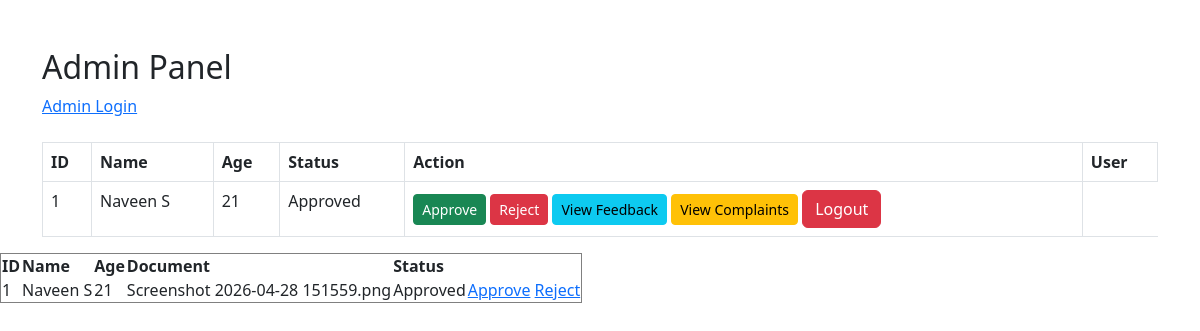
Page /admin (signed in) on the committed database.
### tables this page shows
CREATE TABLE dl_applications(id INTEGER PRIMARY KEY,name TEXT,age INT,doc TEXT,status TEXT, user TEXT);

### app.py (the view)
@app.route('/admin')
def admin():
    if 'admin' not in session:
        return redirect('/admin_login')
    db = get_db()
    data = db.execute("SELECT * FROM dl_applications").fetchall()
    return render_template("admin.html", data=data)

### app.py (called while the page is built)
def get_db():
    conn = sqlite3.connect("database.db")
    conn.row_factory = sqlite3.Row
    return conn

### templates/admin.html
<link href="https://cdn.jsdelivr.net/npm/bootstrap@5.3.0/dist/css/bootstrap.min.css" rel="stylesheet">
<div class="container mt-5">
    <h2>Admin Panel</h2>
    <a href="/admin_login">Admin Login</a>
    <table class="table table-bordered mt-4">
        <tr>
            <th>ID</th>
            <th>Name</th>
            <th>Age</th>
            <th>Status</th>
            <th>Action</th>
            <th>User</th>
        </tr>
        {% for row in data %}
        <tr>
            <td>{{row[0]}}</td>
            <td>{{row[1]}}</td>
            <td>{{row[2]}}</td>
            <td>{{row[4]}}</td>
            <td>
                <a class="btn btn-success btn-sm" href="/update/{{row[0]}}/Approved">Approve</a>
                <a class="btn btn-danger btn-sm" href="/update/{{row[0]}}/Rejected">Reject</a>
                <a href="/view_feedback" class="btn btn-info btn-sm">View Feedback</a>
                <a href="/view_complaints" class="btn btn-warning btn-sm ">View Complaints</a>
                <a href="/logout" class="btn btn-danger">Logout</a>
            </td>
        </tr>
        {% endfor %}
    </table>
</div>
<table border="1">
<tr>
<th>ID</th>
<th>Name</th>
<th>Age</th>
<th>Document</th>
<th>Status</th>
</tr>
{% for d in data %}
<tr>
<td>{{d[0]}}</td>
<td>{{d[1]}}</td>
<td>{{d[2]}}</td>
<td>{{d[3]}}</td>
<td>{{d[4]}}</td>
<td>
<a href="/update/{{d[0]}}/Approved">Approve</a>
<a href="/update/{{d[0]}}/Rejected">Reject</a>
</td>
</tr>
{% endfor %}
</table>

### rows in the picture
dl_applications: id "1", name "Naveen S", age "21", status "Approved", doc "Screenshot 2026-04-28 151559.png"
